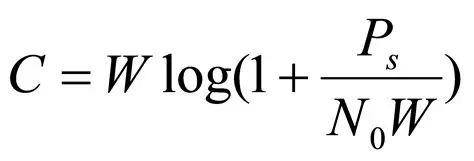
#> input picture images/cn_formula_test.png, 474 x 161 px, found by its file name
$ python cn_formula_ocr_demo.py
#> lines starting #> are read from the running program, lines starting #| are printed output that depends on the picture; after the words box and inside, x2 and y2 are one past the last pixel; in counts of white or black regions, pixels touching at a corner belong together
# 导入核心库
import cv2
import matplotlib.pyplot as plt
from pix2tex import cli as latex_ocr
import os
from PIL import Image  # 新增：导入PIL库，用于格式转换
import numpy as np     # 新增：确保numpy可用

# --------------- 1. 配置路径（改成你的实际图片路径）---------------
# 注意：必须指向具体图片文件，不是文件夹！
IMG_PATH = r"D:\codeforvs\cn_ocr\images\cn_formula_test.png"  # 替换成你的图片名

# 路径检查
if not os.path.exists(IMG_PATH):
    print(f"❌ 图片路径不存在：{IMG_PATH}")
    print("请检查图片是否放在正确位置，文件名是否正确！")
    exit()
if not os.path.isfile(IMG_PATH):
    print(f"❌ 错误：{IMG_PATH} 是文件夹，不是具体图片文件！")
    exit()

# --------------- 2. 图像预处理（针对手写公式优化）---------------
def preprocess_cn_formula(img_path):
    """
    计算机网络手写公式预处理：灰度化→降噪→二值化
    返回：原始图（BGR）、预处理后的图（PIL格式，供OCR识别）
    """
    # 读取图片（OpenCV格式）
    img = cv2.imread(img_path)
#> img is the input picture: shape (161, 474, 3); mean B, G, R 240.7, 240.6, 240.7
    if img is None:
        raise ValueError(f"无法读取图片：{img_path}，请检查文件是否损坏/格式是否正确")

    # 灰度化
    gray = cv2.cvtColor(img, cv2.COLOR_BGR2GRAY)
    # 高斯降噪（减少手写噪点）
    blur = cv2.GaussianBlur(gray, (3, 3), 0)
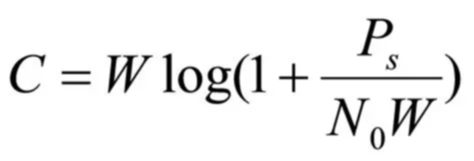
#> blur: shape (161, 474); min 0, max 255, mean 240.6
    # 自适应二值化（让公式更清晰）
    thresh = cv2.adaptiveThreshold(
        blur, 255, cv2.ADAPTIVE_THRESH_GAUSSIAN_C, cv2.THRESH_BINARY_INV, 11, 2
    )
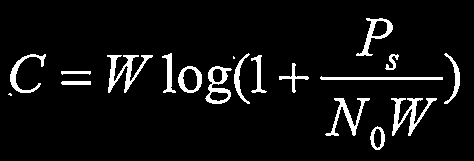
#> thresh: shape (161, 474); 6.5% white; 19 white regions (2 under 20 px), largest, box (x1, y1, x2, y2) and area: (107, 55, 153, 93) 575, (391, 98, 437, 136) 574, (325, 98, 370, 136) 439

    # 关键修正：将numpy数组转换为PIL图片（供OCR识别）
    # 先把二值化图转回RGB（PIL要求3通道）
    thresh_rgb = cv2.cvtColor(thresh, cv2.COLOR_GRAY2RGB)
    # 转换为PIL格式
    thresh_pil = Image.fromarray(thresh_rgb)

    return img, thresh, thresh_pil

# 执行预处理
original_img, processed_img_np, processed_img_pil = preprocess_cn_formula(IMG_PATH)

# --------------- 3. 公式识别（核心：传入PIL格式图片）---------------
# 初始化LaTeX-OCR模型（已下载权重，无需重复下载）
#> (the run stopped early here; a loop or call above may not have finished)

$ run again, with images/b00ca29d56d267851dfa57f7d017fbe6.png copied over images/cn_formula_test.png
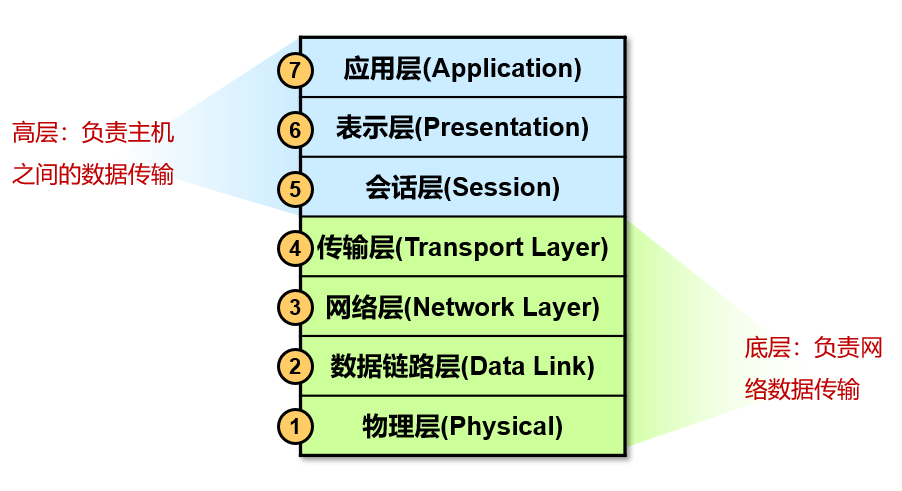
#> input picture images/b00ca29d56d267851dfa57f7d017fbe6.png, 902 x 491 px, found by its file name
#> in preprocess_cn_formula, img is the input picture: shape (491, 902, 3); mean B, G, R 217.6, 232.9, 222.8
#> in preprocess_cn_formula, `blur = cv2.GaussianBlur(gray, (3, 3), 0)`:
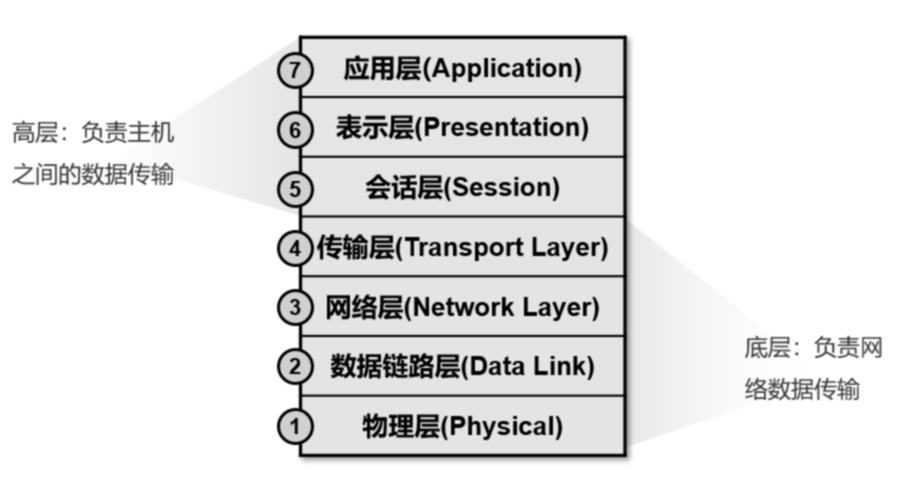
#> blur: shape (491, 902); min 0, max 255, mean 228.2
#> in preprocess_cn_formula, `thresh = cv2.adaptiveThreshold( blur, 255, cv2.ADAPTIVE_THRESH_GAUSSIA..`:
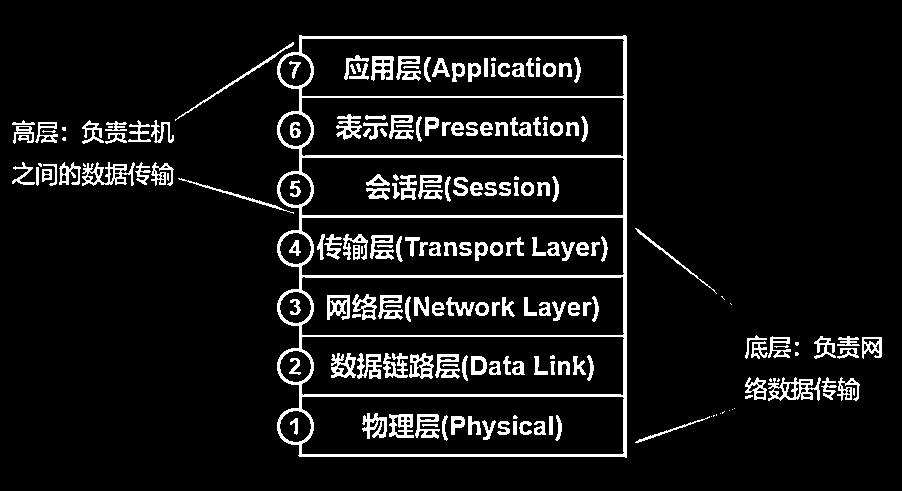
#> thresh: shape (491, 902); 8.1% white; 196 white regions (28 under 20 px), largest, box (x1, y1, x2, y2) and area: (277, 35, 627, 458) 11724, (768, 377, 821, 401) 591, (82, 162, 135, 186) 583

$ run again, with images/cn_tcphand3.png copied over images/cn_formula_test.png
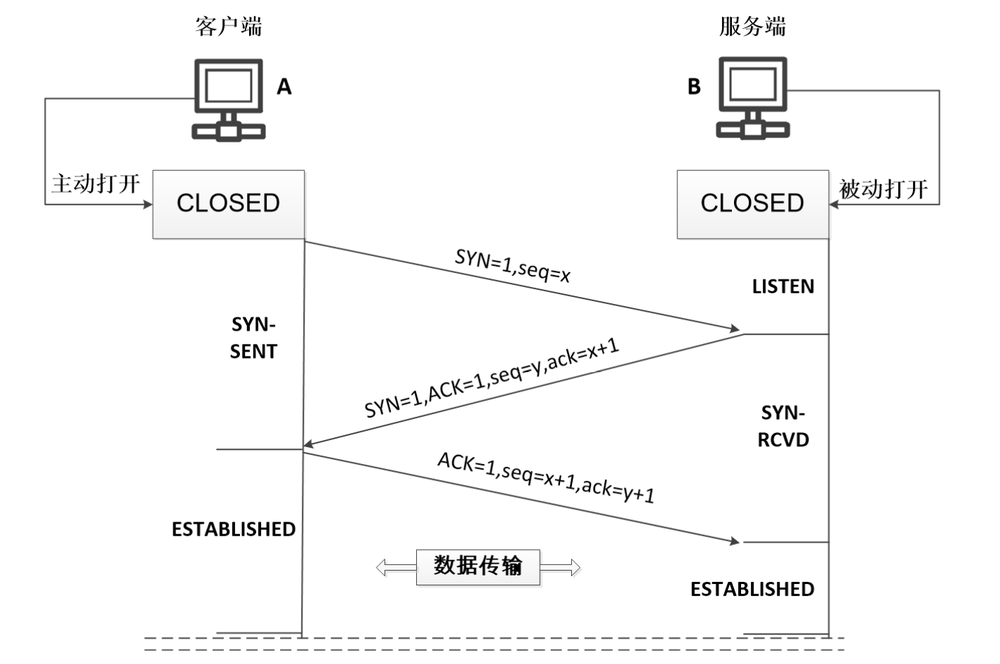
#> input picture images/cn_tcphand3.png, 1000 x 664 px, shrunk from 1425 x 946 before the run, found by its file name
#> in preprocess_cn_formula, img is the input picture: shape (664, 1000, 3); min 0, max 255, mean 247.7
#> in preprocess_cn_formula, `thresh = cv2.adaptiveThreshold( blur, 255, cv2.ADAPTIVE_THRESH_GAUSSIA..`:
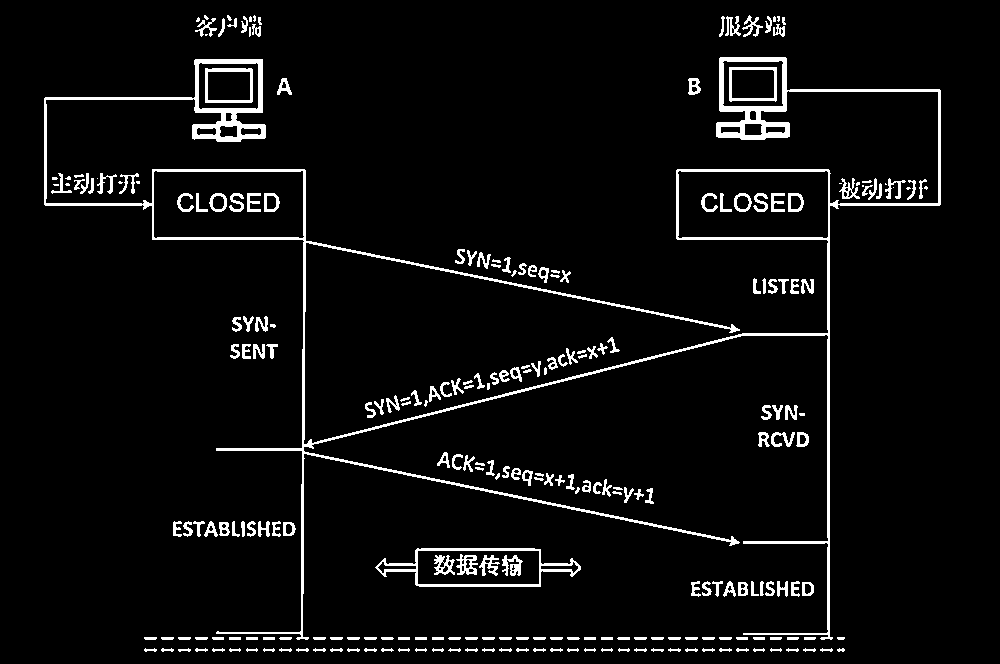
#> thresh: shape (664, 1000); 5.1% white; 263 white regions (27 under 20 px), largest, box (x1, y1, x2, y2) and area: (44, 57, 941, 640) 16021, (375, 548, 581, 587) 1401, (205, 68, 253, 103) 496

$ run again, with images/cn_tcphand4.png copied over images/cn_formula_test.png
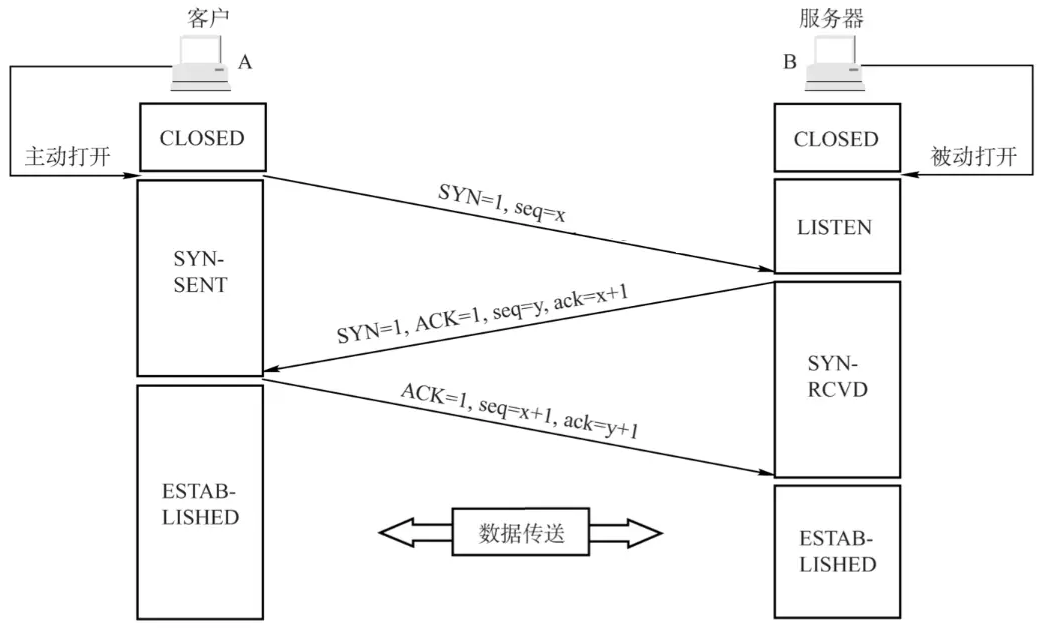
#> input picture images/cn_tcphand4.png, 1051 x 631 px, found by its file name
#> in preprocess_cn_formula, img is the input picture: shape (631, 1051, 3); mean B, G, R 246.9, 246.9, 246.9
#> in preprocess_cn_formula, `thresh = cv2.adaptiveThreshold( blur, 255, cv2.ADAPTIVE_THRESH_GAUSSIA..`:
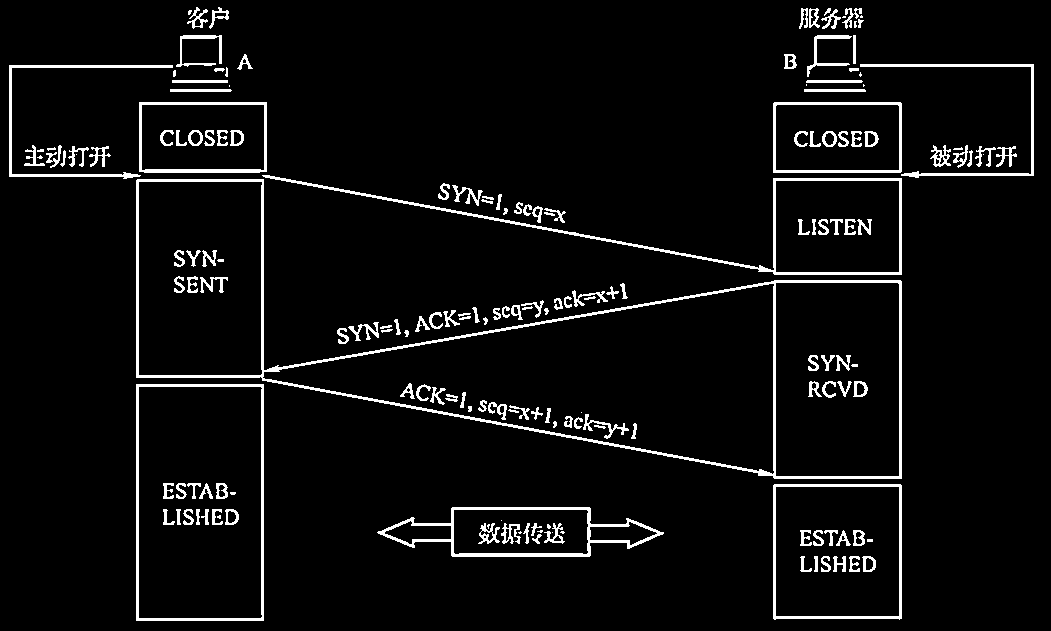
#> thresh: shape (631, 1051); 5.2% white; 181 white regions (26 under 20 px), largest, box (x1, y1, x2, y2) and area: (136, 179, 902, 479) 6843, (262, 175, 902, 275) 2812, (377, 507, 664, 557) 2205
